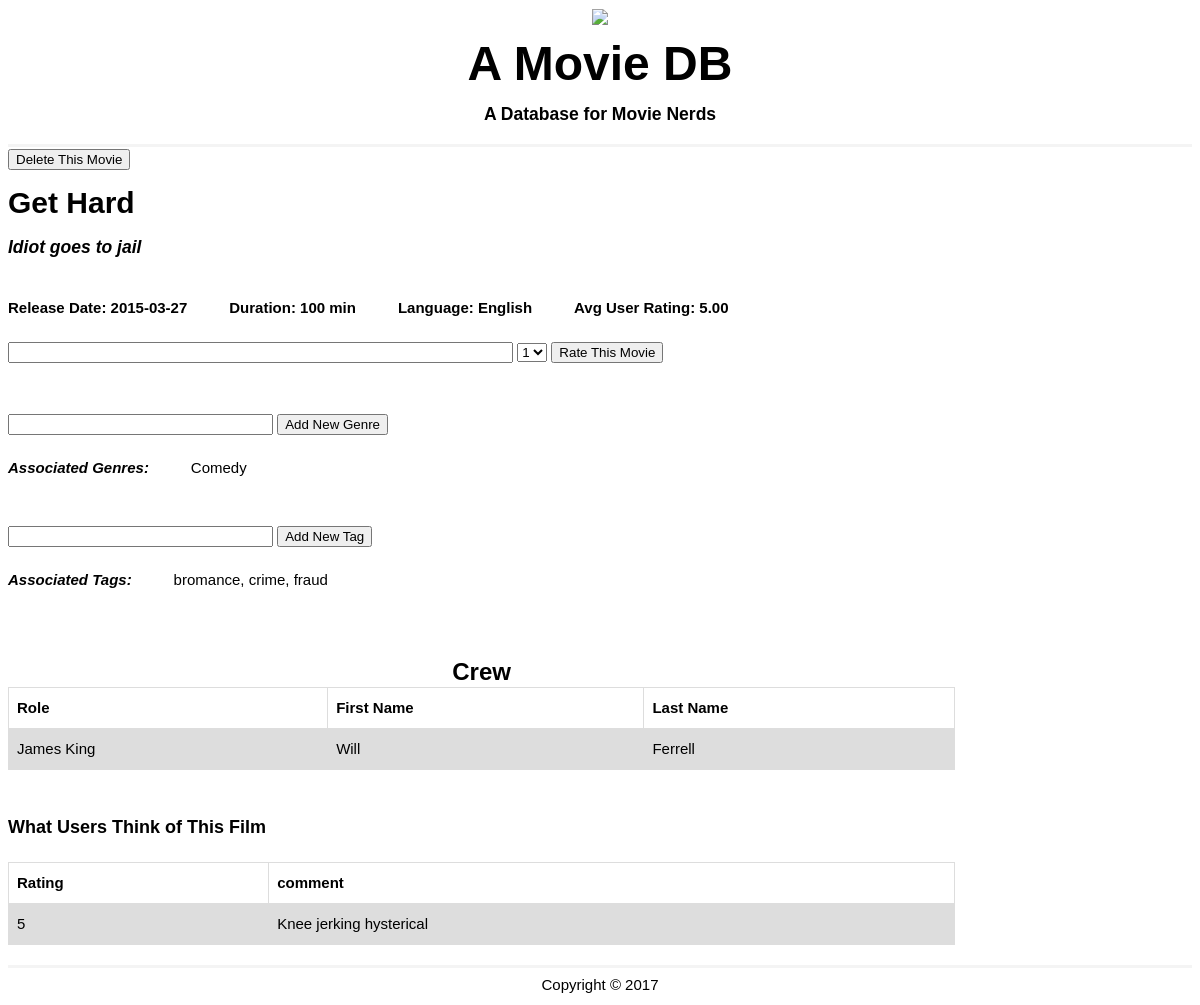
Screenshot of /movies/mgrdetailed.php?serial=Get Hard with the database file from the repository.
### tables this page shows
CREATE TABLE `movies` (
  `movie_id` int(11) NOT NULL AUTO_INCREMENT,
  `title` varchar(25) DEFAULT NULL,
  `summary` varchar(255) DEFAULT NULL,
  `release_date` date DEFAULT NULL,
  `language` varchar(25) DEFAULT NULL,
  `duration` int(11) DEFAULT NULL,
  PRIMARY KEY (`movie_id`)
);

CREATE TABLE `movie_genres` (
  `movie_id` int(11) DEFAULT NULL,
  `genre` varchar(25) DEFAULT NULL,
  KEY `movie_id` (`movie_id`),
  CONSTRAINT `movie_genres_ibfk_1` FOREIGN KEY (`movie_id`) REFERENCES `movies` (`movie_id`)
);

CREATE TABLE `tags` (
  `movie_id` int(11) DEFAULT NULL,
  `tag` varchar(255) DEFAULT NULL,
  KEY `movie_id` (`movie_id`),
  CONSTRAINT `tags_ibfk_1` FOREIGN KEY (`movie_id`) REFERENCES `movies` (`movie_id`)
);

CREATE TABLE `crew` (
  `movie_id` int(11) NOT NULL DEFAULT '0',
  `role` varchar(25) NOT NULL DEFAULT '',
  `fname` varchar(20) DEFAULT NULL,
  `lname` varchar(20) DEFAULT NULL,
  PRIMARY KEY (`movie_id`,`role`),
  KEY `movie_id` (`movie_id`),
  CONSTRAINT `crew_ibfk_1` FOREIGN KEY (`movie_id`) REFERENCES `movies` (`movie_id`)
);

CREATE TABLE `ratings` (
  `usr_id` int(11) NOT NULL DEFAULT '0',
  `movie_id` int(11) NOT NULL DEFAULT '0',
  `score` int(1) DEFAULT NULL,
  `comments` varchar(255) DEFAULT NULL,
  PRIMARY KEY (`usr_id`,`movie_id`),
  KEY `usr_id` (`usr_id`),
  KEY `movie_id` (`movie_id`),
  CONSTRAINT `ratings_ibfk_1` FOREIGN KEY (`usr_id`) REFERENCES `users` (`usr_id`),
  CONSTRAINT `ratings_ibfk_2` FOREIGN KEY (`movie_id`) REFERENCES `movies` (`movie_id`)
);

### movies/mgrdetailed.php (the view, shortened to what this page needs)
<?php
$host = 'localhost';
$db = 'movies';
$usr = 'root';
$pass = '';
$title = "";
if (isset($_GET["serial"])){
	$title = htmlspecialchars($_GET["serial"]);
}
$mid = "";
$summary = "";
$release = "";
$duration = "";
$language = "";
$avg = "";
$genres = "";
$newGenre = "";
$numComs = "";
$comment = "";
$crew = "";
$numCrew = 0;
$tags = "";
$newtag = "";
$mysqli = new mysqli($host, $usr, $pass, $db);
$sql = "SELECT * FROM movies WHERE title = '$title'";
if($sql) {
	$data = $mysqli->query($sql) or die($mysqli->error.__LINE__);
	$details = mysqli_fetch_assoc($data);
	$mid = $details['movie_id'];
	$summary = $details['summary'];
	$release = $details['release_date'];
	$duration = $details['duration'];
	$language = $details['language'];
}
$sql = "SELECT AVG(score) avg FROM ratings WHERE movie_id = '$mid' ";
if($sql) {
	$data = $mysqli->query($sql) or die($mysqli->error.__LINE__);
	$details = mysqli_fetch_assoc($data);
	$rating = $details['avg'];
	$avg = number_format((float)$rating, 2, '.', '');
}
$sql = "SELECT comments, score FROM ratings WHERE movie_id = '$mid' ";
if($sql) {
	$data = $mysqli->query($sql) or die($mysqli->error.__LINE__);
	$numComs = $data->num_rows;
	$ratings = $data;
}
$sql = "SELECT genre FROM movie_genres WHERE movie_id = '$mid' ";
if($sql) {
	$data = $mysqli->query($sql) or die($mysqli->error.__LINE__);
	$genres = $data;
}
$sql = "SELECT tag FROM tags WHERE movie_id = '$mid' ";
if($sql) {
	$data = $mysqli->query($sql) or die($mysqli->error.__LINE__);
	$tags = $data;
}
$sql = "SELECT * FROM crew WHERE movie_id = '$mid' ";
if($sql) {
	$data = $mysqli->query($sql) or die($mysqli->error.__LINE__);
	$numCrew = $data->num_rows;
	$crew = $data;
}
?>
<!DOCTYPE html>
<html>
	<head>
	<link rel="stylesheet" href="css/style.css" type="text/css"/>
</head>
<body>
	<header>
		<div class="container">
			<div id="content">
    			<img src="reel.png" class="ribbon"/>
			</div>
			<h1><font size = "10">A Movie DB</font></h1>
			<h3>A Database for Movie Nerds</h3>
		</div>
	</header>
	<main>
		<form name="delete" method="POST" >
			<input type="submit" name="delete" value="Delete This Movie" />
		</form>
		<h1><strong><b><?php echo $title?></b></strong></h1>
		<h3><i><?php echo $summary?></i></h3>
		<div class="row">
  			<div class="col-md-12">
    			<div class="well inline-headers">
      			<h4>Release Date: <?php echo $release?></h4>
      			<h4>Duration: <?php echo $duration?> min</h4>
      			<h4>Language: <?php echo $language?></h4>
      			<h4>Avg User Rating: <?php echo $avg?></h4>
    			</div>
  			</div>
		</div>
		<div class="row">
  			<div class="col-md-12">
    			<div class="well inline-headers">
    			<form name="comment" method="POST" action="<?php echo $_SERVER['PHP_SELF']; ?>">
				<input type="text" name="comment" value="<?php echo $comment; ?>" size='60%' required="">
		      		<select name="searchopt" id="rate">
						<option value="1">1</option>
					</select>
					<input type="submit" value="Rate This Movie" />
				</form>
				</div>
			</div>
		</div>
		<br><br>
		<div class="row">
  			<div class="col-md-12">
    			<div class="well inline-headers">
					<form name="genre" method="POST" >
						<input type="text" name="genre" value="<?php echo $newGenre; ?>" size='30%' required="">
						<input type="submit" value="Add New Genre" />
					</form>
				</div>
			</div>
		</div>
		<div class="row">
  			<div class="col-md-12">
    			<div class="well inline-headers">
					<h4><i>Associated Genres: </i></h4>
						<?php
							while($row = $genres->fetch_row()) {
								foreach($row as $cell) {
									echo $cell."   ";
								}
							}
						?>
				</div>
			</div>
		</div><br>
		<div class="row">
  			<div class="col-md-12">
    			<div class="well inline-headers">
					<form name="tag" method="POST" >
						<input type="text" name="tag" value="<?php echo $newtag; ?>" size='30%' required="">
						<input type="submit" value="Add New Tag" />
					</form>
				</div>
			</div>
		</div>
		<div class="row">
  			<div class="col-md-12">
    			<div class="well inline-headers">
					<h4><i>Associated Tags: </i></h4>
						<?php
							while($row = $tags->fetch_row()) {
								foreach($row as $cell) {
									echo $cell."    ";
								}
							}
						?>
				</div>
			</div>
		</div><br><br>
		<table border="1" width="80%">
			<caption><font size="5"><b>Crew</b></font></caption>
			<tr>
				<th>Role</th>
				<th>First Name</th>
				<th>Last Name</th>
			</tr>
			<?php if($numCrew == 0) : ?>
			<tr>No Crew Listed</tr>
			<?php else : ?>
				<?php
						while($row = $crew->fetch_row()) {
							echo "<tr>";
							$i =0;
							foreach($row as $cell) {
								if ($i != 0)
									echo "<td>$cell</td>";
								$i++;
							}
							echo "</tr>";
						}
					?>
				<?php endif; ?>
			</table>
			<br>
			<h5 align="left"><font size="4"><b>What Users Think of This Film</b></font></h5>
			<table border="0" width="50%">
				<tr>
					<th align="left">Rating</th>
					<th align="left">comment</th>
				</tr>
				<?php if($numComs == 0) : ?>
				<tr>No Comments</tr>
					<?php else : ?>
					<?php
						while($row = $ratings->fetch_assoc())
							printf("<tr><td>%s</td><td>%s</td></tr>", $row['score'], $row['comments']);
					?>
			</table>
				<?php endif; ?>
	</main>
	<footer>
		<div class="container">
			Copyright &copy; 2017
		</div>
	</footer>
</body>
</html>

### movies/css/style.css (style rules this page uses)
body { font-family:arial; font-size:15px; line-height:1.6em; }
.container { width:60%; margin:0 auto; overflow:auto; }
header { text-align: center; border-bottom:3px #f4f4f4 solid; }
footer { border-top:3px #f4f4f4 solid; text-align:center; padding-top:5px; }
main { padding-bottom:20px; }

### movies/mgrdetailed.php (style rules this page uses)
.inline-headers h4 { display: inline-block; vertical-align: baseline; padding-right: 1cm; }
table { font-family: arial, sans-serif; border-collapse: collapse; width: 80%; }
td, th { border: 1px solid #dddddd; text-align: left; padding: 8px; }
tr:nth-child(even) { background-color: #dddddd; }

### rows the page displays
movies: summary "Idiot goes to jail", release_date "2015-03-27", duration "100", language "English"
movie_genres: genre "Comedy"
tags: tag "bromance, crime, fraud"
crew: role "James King", fname "Will", lname "Ferrell"
ratings: score "5", comments "Knee jerking hysterical"

### other values shown
$title "Get Hard"
$avg "5.00"
